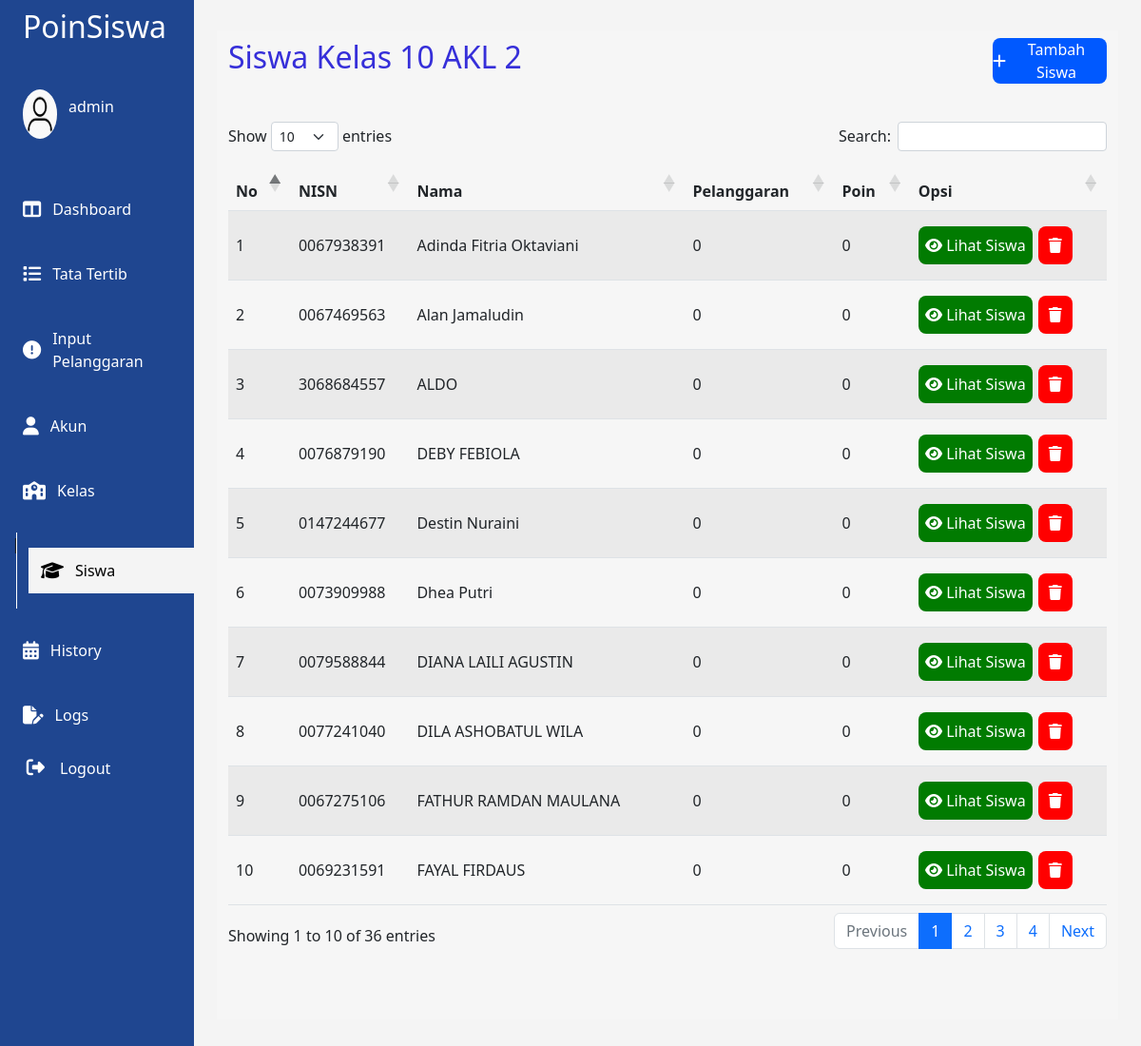
The app's page /view/siswa.php?c_kelas=1031 (signed in) with its own data.
### tables this page shows
CREATE TABLE `kelas` (
  `nama_kelas` varchar(255) NOT NULL,
  `siswa` varchar(255) NOT NULL,
  `pelanggaran` varchar(255) NOT NULL,
  `poin` int(255) NOT NULL,
  `c_kelas` int(10) NOT NULL
);

CREATE TABLE `siswa` (
  `c_kelas` int(10) NOT NULL,
  `nisn` int(10) UNSIGNED ZEROFILL NOT NULL,
  `nama` varchar(255) NOT NULL,
  `poin` int(255) NOT NULL,
  `alamat_lahir` varchar(255) NOT NULL,
  `tanggal_lahir` date NOT NULL,
  `jenis_kelamin` varchar(255) NOT NULL,
  `c_siswa` int(10) NOT NULL,
  `nama_kelas` varchar(255) NOT NULL,
  `pelanggaran` int(10) NOT NULL
);

### function/readsiswakelas.php (called while the page is built)
<?php
$sql = "SELECT * FROM kelas";
$result1 = mysqli_query($conn, $sql);
?>

### function/readsiswa.php (called while the page is built, shortened)
<?php
$c_kelas = $_GET["c_kelas"];
$sql = "SELECT * FROM siswa WHERE c_kelas='$c_kelas' ORDER BY nama ASC";
$result = mysqli_query($conn, $sql);
?>

### view/siswa.php (the view, shortened to what this page needs)
<?php
require "../function/config.php";
require "../function/readsiswa.php";
require "../function/readsiswakelas.php";
$kelas = $_GET["c_kelas"];
?>
<!DOCTYPE html>
<html lang="en">
<head>
    <link rel="stylesheet" href="../css/sidebar.css">
    <link rel="stylesheet" href="../css/kelas.css">
    <link rel="stylesheet" href="../css/siswa.css">
    <link rel="stylesheet" href="../css/responsive.css">
    <link rel="stylesheet" href="https://cdnjs.cloudflare.com/ajax/libs/twitter-bootstrap/5.2.0/css/bootstrap.min.css">
    <link rel="stylesheet" href="https://cdnjs.cloudflare.com/ajax/libs/font-awesome/6.2.1/css/all.min.css">
    <link rel="stylesheet" href="https://cdn.datatables.net/1.13.1/css/dataTables.bootstrap5.min.css">
</head>
<body>
    <nav>
        <div class="logo">
            <div class="text-logo">
                <h2>PoinSiswa</h2>
            </div>
        </div>
        <div class="logout-container">
        </div>
    </nav>
    <main>
        <div class="sidebar" id='sidebar'>
            <ul>
                <li>
                    <div class="account">
                        <div class="imgcontainer">
                            <img src="../asset/guest1.png" alt="">
                        </div>
                        <p> <?php
                                 echo $_SESSION["nama_akun"];
                                ?></p>
                    </div>
                </li>
                <li>
                    <a href="dashboard.php" class="item-sidebar">
                        <i class="fa-solid fa-table-columns"></i>
                        Dashboard
                    </a>
                </li>
                <li>
                    <a href="tatatertib.php" class='item-sidebar '>
                        <i class="fa-solid fa-list"></i>
                        Tata Tertib
                    </a>
                </li>
                <li>
                    <a href="pelanggaran.php" class="item-sidebar">
                        <i class="fa-solid fa-circle-exclamation"></i>
                        Input Pelanggaran
                    </a>
                </li>
                <?php
                if($_SESSION["nama_akun"] == "admin" || $_SESSION["nama_akun"] == "skylakke"){
                    echo " <li>
                    <a href='guru.php' class='item-sidebar'>
                        <i class='fa-solid fa-user'></i>
                        Akun
                    </a>
                </li>";
                }
                ?>
                <li>
                    <a href="kelas.php" class="item-sidebar ">
                        <i class="fa-solid fa-school"></i>
                        Kelas
                    </a>
                </li>
                <li>
                    <span class='line-child'>|</span>
                    <a href="siswa.php" class="item-sidebar sidebar-active class-child">
                        <i class="fa-solid fa-graduation-cap"></i>
                        Siswa
                    </a>
                </li>
                <li>
                    <a href="history.php" class="item-sidebar">
                        <i class="fa-solid fa-calendar-days"></i>
                        History
                    </a>
                </li>
                <?php
                if($_SESSION["nama_akun"] == "admin" || $_SESSION["nama_akun"] == "skylakke"){
                    echo " <li>
                    <a href='logs.php' class='item-sidebar '>
                        <i class='fa-solid fa-file-pen'></i>
                        Logs
                    </a>
                </li>";
                }
                ?>
                <li>
                    <a href="../function/logout.php" class='func-logout'>
                        <button class='btn-logout '>
                            <i class="fa-solid fa-right-from-bracket"></i>
                            Logout
                        </button>
                    </a>
                </li>
            </ul>
        </div>
        <div class="main-content">
            <div class="box-container" id="box-container1">
                <div class="title-box">
                    <h2>Siswa Kelas
                        <?php while ($data = mysqli_fetch_assoc($result1)) {  ?>
                            <?php if ($kelas == $data["c_kelas"]) {
                                echo $data["nama_kelas"];
                            } ?>
                        <?php }  ?>
                    </h2>
                    <button class="button-add" id="button-tambah-siswa">
                        <i class="fa-solid fa-plus"></i>
                        Tambah Siswa
                    </button>
                </div>
                <div class="main-table">
                    <table id="tablepagination" class="table table-striped tablepagination" style="width:100%">
                        <thead>
                            <tr>
                                <th>No</th>
                                <th>NISN</th>
                                <th>Nama</th>
                                <th>Pelanggaran</th>
                                <th>Poin</th>
                                <th>Opsi</th>
                            </tr>
                        </thead>
                        <tbody>
                            <?php
                            $i = 1;
                            while ($row = mysqli_fetch_assoc($result)) { ?>
                                <tr>
                                    <td><?php
                                        echo $i;
                                        $i++;
                                    ?></td>
                                    <td><?php echo $row["nisn"]; ?></td>
                                    <td><?php echo $row["nama"]; ?></td>
                                    <td><?php echo $row["pelanggaran"]; ?></td>
                                    <td>
                                        <?php echo $row["poin"]; ?>
                                    </td>
                                    <td class='row-button'>
                                        <a href="../view/lihatsiswa.php?c_siswa=<?php echo $row["c_siswa"]; ?>&c_kelas=<?php echo $row["c_kelas"]; ?> " class='btn-view-siswa'>
                                            <button class="btn-trash">
                                                <i class="fa-solid fa-eye"></i>
                                                Lihat Siswa
                                            </button>
                                        </a>
                                        <a href="../function/hapussiswa.php?c_siswa=<?php echo $row["c_siswa"]; ?>&c_kelas=<?php echo $row["c_kelas"]; ?> " onclick="return confirm('Apakah anda yakin ingin menghapus murid ini?')">
                                            <button class="btn-trash">
                                                <i class="fa fa-trash"></i>
                                            </button>
                                        </a>
                                    </td>
                                </tr>
                            <?php } ?>
                        </tbody>
                    </table>
                </div>
            </div>
        </div>
    </main>
</body>
</html>

### css/sidebar.css (style rules this page uses)
* { padding: 0; margin: 0; box-sizing: border-box; }
:root { --navcolor:#59b8ba; --primarycolor:#dfe6ee; }
li { list-style: none; }
a { text-decoration: none; color: white; display: flex; }
body { font-family: sans-serif; background-color: #f4f4f4 !important; overflow-x: hidden; transition: all .4s; }
nav { width: 17vw; height: 8vh; background-color:#1F4690; z-index:10; position: fixed; display: flex; flex-direction: row; }
nav .logo { width: 16vw; height: 100%; display: flex; align-items: center; color:white }
nav .logo h2 { font-size:2rem }
main { width: 100%; height: 100vh; }
.sidebar { width: 17vw; height: 100%; background-color:#1F4690; position: fixed; z-index:9; top:8vh; display: flex; padding:2vh 1vw; }
.sidebar ul { padding:0 }
.item-sidebar { width: 100%; height: 100%; transition: .4s; display: flex; align-items: center; cursor: pointer; padding:1.5vh 1vw }
.sidebar-active { background-color:#f4f4f4; color:black !important }
.sidebar-active i { color:black !important }
.sidebar li { border-radius: 12px; display: flex; align-items: center; margin-bottom: 2.5vh; }
.sidebar li i { color:white ; font-size: 1.2rem; margin-right: 1vw; }
.sidebar li h2,.sidebar li p { color:white; font-size:1rem }
.sidebar li a { text-decoration: none; color: white; display: flex; align-items: center; }
.imgcontainer { width: 3vw; height: 80%; margin-right: 1vw; }
.imgcontainer img { width: 100%; height: 100%; border-radius: 50%; }
.text-logo { width: 10vw; height: 100%; display: flex; align-items: center; padding:2vh 1vw; position: relative; left:1vw }
.account { width: 100%; height: 10vh; padding:1vh 1vw; display: flex; flex-direction: row; align-items: center; margin-bottom:2vh }
.main-content { width: 83%; height: 150vh; left:17vw; position: relative; padding:3vh 2vw; top:1vh; }
.logout-container { width: 10vw; height: 100%; display: flex; align-items: center; }
.btn-logout { width: 10vw; height: 100%; border: none; background-color: transparent; color:white }
.class-child { border-left: 1px solid white; position: relative; left:1vw }
.line-child { width: .5vw; height: 10vh; border-right: 1px solid white; }

### css/kelas.css (style rules this page uses)
* { padding: 0; margin: 0; box-sizing: border-box; }
:root { --navcolor:#59b8ba; --primarycolor:#dfe6ee; --btncolor:#007bff; }
li { list-style: none; }
a { text-decoration: none; color: white; display: flex; }
body { font-family: sans-serif; background-color: #f4f4f4 !important; overflow-x: hidden; }
.box-container { width:100%; height:130vh; background-color:#f6f6f6; }
.title-box { width: 100%; height: 8vh; display: flex; flex-direction: row; justify-content: space-between; align-items: center; padding:0 1vw; margin-bottom: 4vh; }
.title-box h2 { color:#362FD9; }
.button-add { width: 10vw; height: 6vh; background-color: #0059ff; color:white; border:none; border-radius: 8px; cursor: pointer; font-size: 1rem; display: flex; flex-direction: row; align-items: center; justify-content: center; }
.main-table { width: 100%; height: 50vh; padding:0 1vw; }
.main-table tr { width: 100%; }
.main-table th { text-align: left; height: 5vh; }
.main-table tr:nth-child(even) { background-color:#dddddd }
.btn-view,.btn-edit,.btn-trash { width: 10vw; height: 5vh; color:white; border:none; cursor: pointer; border-radius: 8px; }
.btn-trash { width: 3vw; background-color: red; }
.table td { vertical-align: middle; height:7vh }
.main-table tr:nth-child(even) { background-color: transparent !important; }

### css/siswa.css (style rules this page uses)
* { padding: 0; margin: 0; box-sizing: border-box; }
:root { --navcolor:#59b8ba; --primarycolor:#dfe6ee; }
li { list-style: none; }
a { text-decoration: none; color: white; display: flex; }
body { font-family: sans-serif; background-color: #f4f4f4 !important; overflow-x: hidden; }
.box-container { flex-direction: column; }
.btn-view-siswa { width: 10vw; height: 5vh; margin-right: .5vw; }
.btn-view-siswa button { width: 10vw; height: 5vh; background-color:#017b01 }
.row-button { display: flex; flex-direction: row; align-items: center; }
.row-button a { text-decoration: none; }

### records on screen
kelas: nama_kelas "10 AKL 2"
siswa: nisn "0067938391", nama "Adinda Fitria Oktaviani", pelanggaran "0", poin "0"
siswa: nisn "0067469563", nama "Alan Jamaludin", pelanggaran "0", poin "0"
siswa: nisn "3068684557", nama "ALDO", pelanggaran "0", poin "0"
siswa: nisn "0076879190", nama "DEBY FEBIOLA", pelanggaran "0", poin "0"
siswa: nisn "0147244677", nama "Destin Nuraini", pelanggaran "0", poin "0"
siswa: nisn "0073909988", nama "Dhea Putri", pelanggaran "0", poin "0"
siswa: nisn "0079588844", nama "DIANA LAILI AGUSTIN", pelanggaran "0", poin "0"
siswa: nisn "0077241040", nama "DILA ASHOBATUL WILA", pelanggaran "0", poin "0"
siswa: nisn "0067275106", nama "FATHUR RAMDAN MAULANA", pelanggaran "0", poin "0"
siswa: nisn "0069231591", nama "FAYAL FIRDAUS", pelanggaran "0", poin "0"

### other values on screen
$_SESSION["nama_akun"] "admin"
